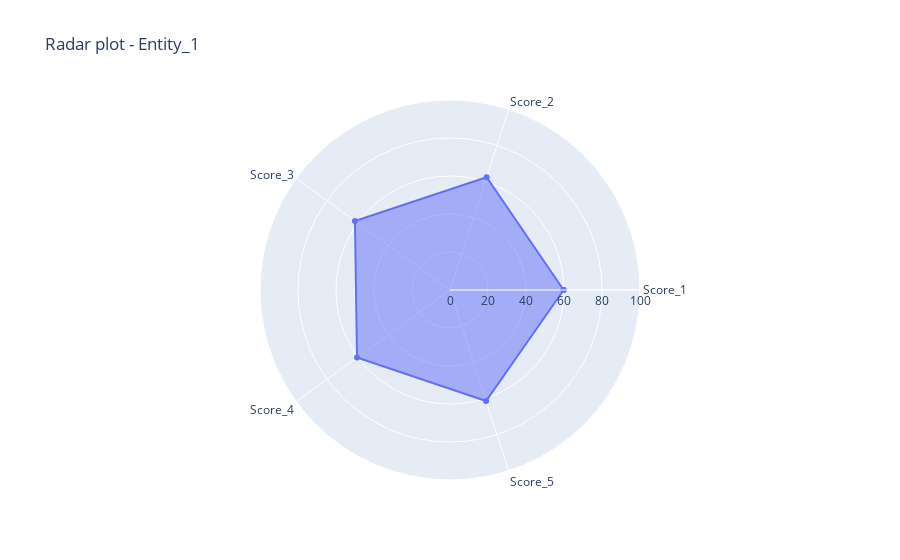

The code cell stored with this chart in its notebook:
### Code cell
import pandas as pd
import plotly.graph_objects as go
import matplotlib.pyplot as plt
plt.figure(figsize=(5,8))

radar = pd.read_csv("radar_agg.csv")
entity = "Entity_1"  # change to any Entity_
row = radar[radar["Entity"]==entity].iloc[0]
categories = ["Score_1","Score_2","Score_3","Score_4","Score_5"]
values = row[categories].tolist()
# close the loop
values += [values[0]]
cat_loop = categories + [categories[0]]

fig = go.Figure()
fig.add_trace(go.Scatterpolar(r=values, theta=cat_loop, fill='toself', name=entity))
fig.update_layout(polar=dict(radialaxis=dict(visible=True, range=[0,100])),
                  title=f"Radar plot - {entity}")
fig.show()

### Figure 1 — Plotly figure (JSON) as saved in the notebook; plotly's stock layout.template omitted (floating-point values rounded to 4 significant figures)
{"data": [{"fill": "toself", "name": "Entity_1", "r": [59.8, 62.39, 61.84, 60.49, 61.43, 59.8], "theta": ["Score_1", "Score_2", "Score_3", "Score_4", "Score_5", "Score_1"], "type": "scatterpolar"}], "layout": {"polar": {"radialaxis": {"range": [0, 100], "visible": true}}, "title": {"text": "Radar plot - Entity_1"}}}
